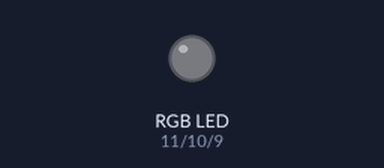
Bench run of a sketch on a simulated Arduino Uno, built with avr-gcc and run on an emulated ATmega328P. On the bench: an RGB LED mixed from three pins (HIGH = lit).

Above: at 0.15 s.
At 3.17 s:
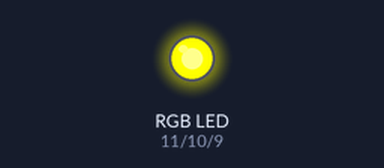
At 9.8 s:
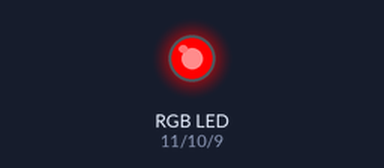
At 19.77 s:
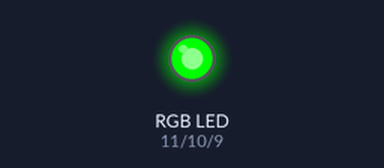
At 29.73 s:
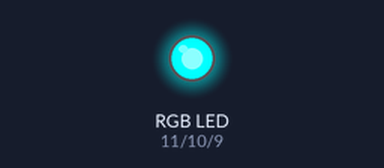
At 39.69 s:
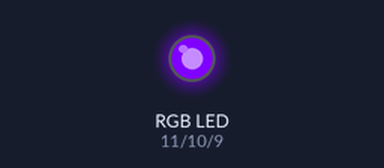
Timing chart, 0 to 40.0 s (numbered marks = the images above):
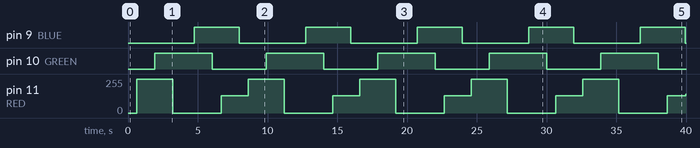

The sketch:

4-2.ino
```cpp
const int RED = 11, GREEN = 10, BLUE = 9;

void setColor(uint8_t r, uint8_t g, uint8_t b) {
    analogWrite(RED, r);
    analogWrite(GREEN, g);
    analogWrite(BLUE, b);
}

void setup() {
    pinMode(RED, OUTPUT);
    pinMode(GREEN, OUTPUT);
    pinMode(BLUE, OUTPUT);
}

void loop() {
    for (int v = 128; v <= 255; v++) {
      setColor(v, 0, 0);
      delay(5);
    }
    for (int v = 0; v <= 255; v++) {
       setColor(255, v, 0);
      delay(5);
    }
    for (int v = 255; v >= 0; v--) {
       setColor(v, 255, 0);
      delay(5);
    }
    for (int v = 0; v <= 255; v++) {
       setColor(0, 255, v);
      delay(6);
    }
    for (int v = 255; v >= 0; v--) {
       setColor(0, v, 255);
      delay(5);
    }
    for (int v = 0; v <= 128; v++ ) {
       setColor(v, 0, 255);
      delay(5);
    }
    for (int v = 255; v >= 0; v--) {
       setColor(128, 0, v);
      delay(5);
    }
}
```

Measured:
- by itself, pin 9 (BLUE): alternates HIGH for 3.2 s and LOW for 4.8 s
- by itself, pin 10 (GREEN): alternates HIGH for 4.1 s and LOW for 3.9 s
- by itself, pin 11 (RED): 0/255 → 255/255 at 0.64 s, → 0/255 2.6 s later, → 128/255 3.5 s later, → 255/255 1.9 s later, … (16 changes in this stretch)
